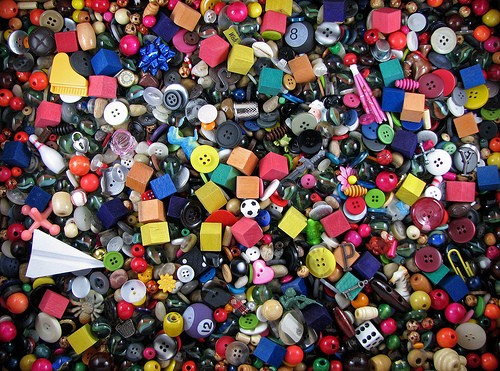
#> input picture media/ISpy.jpg, 500 x 371 px, given in place of the camera
$ python video.py
#> lines starting #> are read from the running program, lines starting #| are printed output that depends on the picture; after the words box and inside, x2 and y2 are one past the last pixel; in counts of white or black regions, pixels touching at a corner belong together
import cv2
import numpy as np

cap = cv2.VideoCapture(0)

while(True):

	ret, frame = cap.read()
#> frame is the input picture: shape (371, 500, 3); mean B, G, R 78.3, 82.3, 102.3
	hsv = cv2.cvtColor(frame, cv2.COLOR_BGR2HSV)
#> hsv: shape (371, 500, 3); mean H, S, V 81.9, 128, 117.2

	lower = np.array([29, 86, 6])
	upper = np.array([100, 255, 255])
	mask = cv2.inRange(hsv, lower, upper)
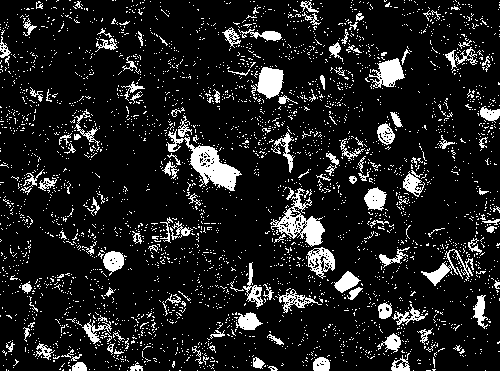
#> mask: shape (371, 500); 12.1% white; 3389 white regions (3252 under 20 px), largest, box (x1, y1, x2, y2) and area: (167, 129, 242, 191) 1397, (270, 188, 325, 247) 1069, (255, 67, 284, 99) 630

	kernel = np.ones((5,5))
	#mask = cv2.erode(mask, kernel, iterations = 1)
	#mask = cv2.dilate(mask, kernel, iterations = 1)
	mask = cv2.morphologyEx(mask, cv2.MORPH_OPEN, kernel)
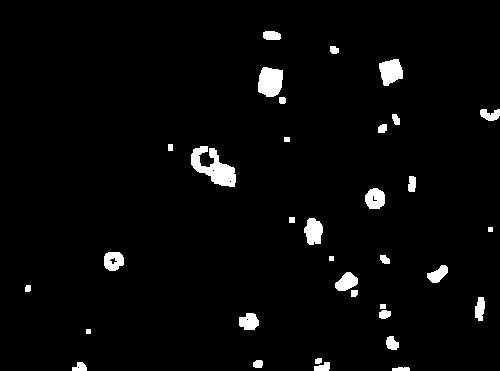
#> mask: shape (371, 500); 3% white; 34 white regions

	cnt = cv2.findContours(mask.copy(), cv2.RETR_EXTERNAL, cv2.CHAIN_APPROX_SIMPLE)[-2] #-2 means second from the end. This function returns multiple values.
#> cnt = 34 contours, 3 with area under 20; largest, box (x1, y1, x2, y2) and area: (191, 146, 236, 187) 844, (258, 67, 283, 97) 568, (379, 59, 403, 86) 428, (304, 218, 323, 245) 347, (365, 188, 385, 209) 310

	if cnt:
		cMax = max(cnt, key = cv2.contourArea)
#> cMax = contour of 83 points, box (x1, y1, x2, y2) (191, 146, 236, 187), area 844
		(x, y), radius = cv2.minEnclosingCircle(cMax)
#> x = 213.5; y = 167.5; radius = 27.61
		centre = (int(x), int(y))
#> centre = (213, 167)
		radius = int(radius)
#> radius = 27
		cv2.circle(frame, centre, radius, (255, 255, 255), 2)
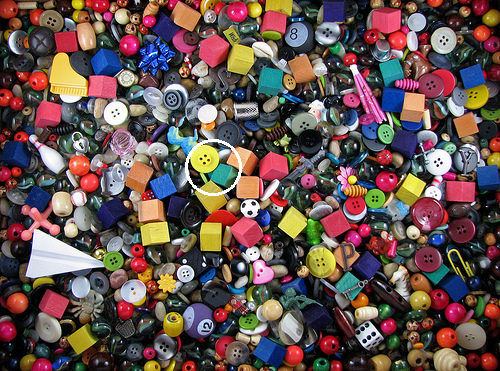
#> frame: shape (371, 500, 3); 0.28% of pixels changed, all inside (x1, y1, x2, y2) = (185, 139, 242, 196)

		#x1, y1, w, h = cv2.boundingRect(cMax)
		#cv2.rectangle(frame, (x1, y1), (x1+w, y1+h), (255, 255, 255), 2)

	cv2.imshow('frame', frame)
	cv2.imshow('mask', mask)

	if cv2.waitKey(1) & 0xFF == ord('q'):
#> (key q is pressed here)
		break

cap.release()
cv2.destroyAllWindows()

$ run again, on media/track.jpg
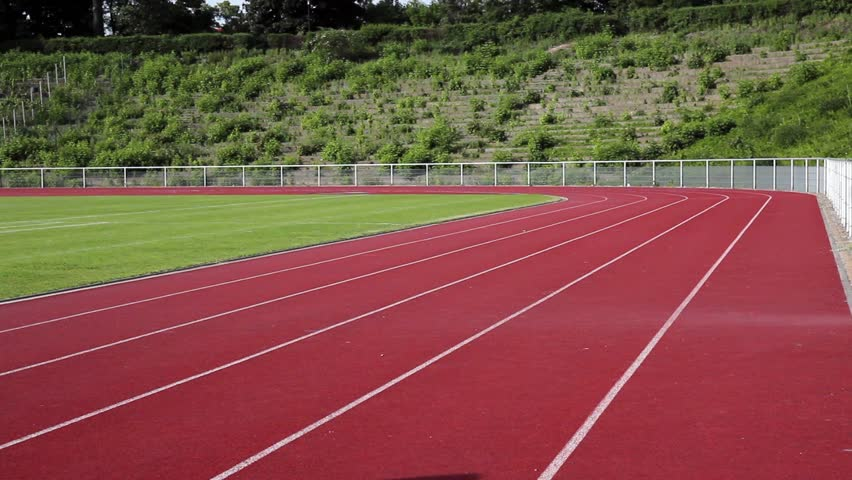
#> input picture media/track.jpg, 852 x 480 px, given in place of the camera
#> frame is the input picture: shape (480, 852, 3); mean B, G, R 69.8, 81, 127.2
#> hsv: shape (480, 852, 3); mean H, S, V 111.1, 131.4, 132.7
#> `mask = cv2.morphologyEx(mask, cv2.MORPH_OPEN, kernel)`:
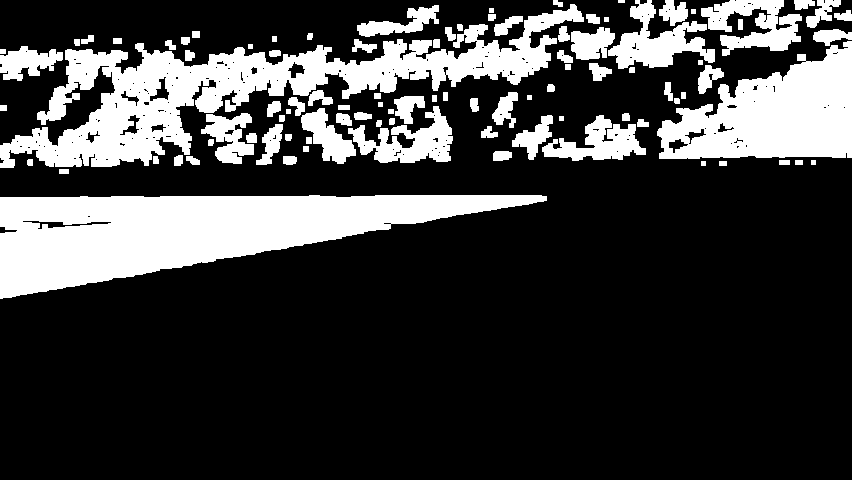
#> mask: shape (480, 852); 23.9% white; 96 white regions
#> cnt = 96 contours, 12 with area under 20; largest, box (x1, y1, x2, y2) and area: (0, 195, 547, 299) 28869, (0, 4, 584, 168) 26012, (657, 41, 852, 159) 14180, (608, 0, 715, 69) 2942, (701, 0, 802, 56) 2698
#> cMax = contour of 210 points, box (x1, y1, x2, y2) (0, 195, 547, 299), area 28869
#> `(x, y), radius = cv2.minEnclosingCircle(cMax)`: x = 273; y = 247; radius = 277.7
#> centre = (273, 247)
#> `radius = int(radius)`: radius = 277
#> `cv2.circle(frame, centre, radius, (255, 255, 255), 2)`:
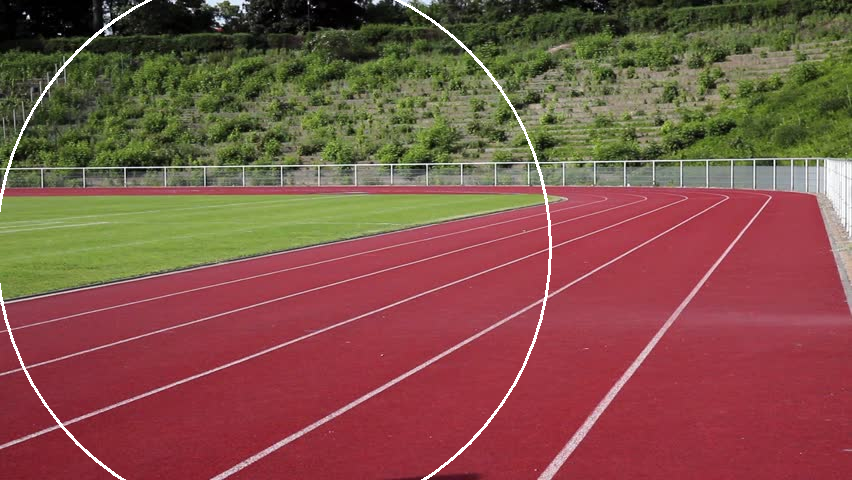
#> frame: shape (480, 852, 3); 0.8% of pixels changed, all inside (x1, y1, x2, y2) = (0, 0, 552, 480)
